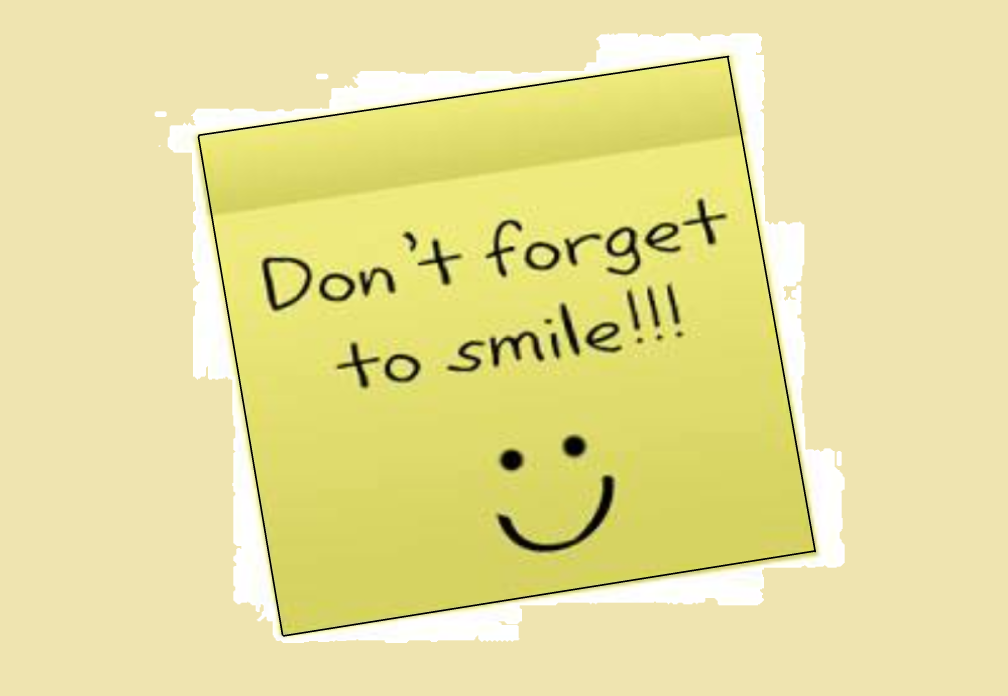
#> input picture Lab5/img_5.png, 3024 x 2088 px (shown at 1/3 size)
$ python super_duper_hard_task.py
#> lines starting #> are read from the running program, lines starting #| are printed output that depends on the picture; after the words box and inside, x2 and y2 are one past the last pixel; in counts of white or black regions, pixels touching at a corner belong together
import numpy as np
import cv2
import imutils


def order_points(pts):
    # Initialize the coordinates of the 4 vertices of the rectangle
    rect = np.zeros((4, 2), dtype='float32')
    # Coordinate point summation x+y
    s = pts.sum(axis=1)
    # np.argmin(s) returns the serial number of the minimum value in s
    rect[0] = pts[np.argmin(s)]
    rect[2] = pts[np.argmax(s)]
    # diff is the next element minus the previous element y-x
    diff = np.diff(pts, axis=1)
    rect[1] = pts[np.argmin(diff)]
    rect[3] = pts[np.argmax(diff)]
    # Return the 4 coordinate points of the rectangle in order
    return rect


def perTran(image, pts):
    rect = order_points(pts)
    tl, tr, br, bl = rect
    # Calculate width
    widthA = np.sqrt(((br[0] - bl[0]) ** 2) + ((br[1] - bl[1]) ** 2))
    widthB = np.sqrt(((tr[0] - tl[0]) ** 2) + ((tr[1] - tl[1]) ** 2))
    maxWidth = max(int(widthA), int(widthB))
    # Calculate the height
    heightA = np.sqrt(((tr[0] - br[0]) ** 2) + ((tr[1] - br[1]) ** 2))
    heightB = np.sqrt(((tl[0] - bl[0]) ** 2) + ((tl[1] - bl[1]) ** 2))
    maxHeight = max(int(heightA), int(heightB))
    # Define the size of the new image after transformation
    dst = np.array([[7, 0], [maxWidth - 1, 0], [maxWidth - 1, maxHeight - 1],
                    [0, maxHeight - 1]], dtype='float32')
    # Transformation matrix
    M = cv2.getPerspectiveTransform(rect, dst)
    # Perspective transformation
    warped = cv2.warpPerspective(image, M, (maxWidth, maxHeight))
    return warped


def main():
    image = cv2.imread('img_5.png')
#> image is the input picture: shape (2088, 3024, 3); mean B, G, R 153.6, 223.2, 230.5
    output = image.copy()
    # Convert to grayscale imag
    gray = cv2.cvtColor(image, cv2.COLOR_BGR2GRAY)
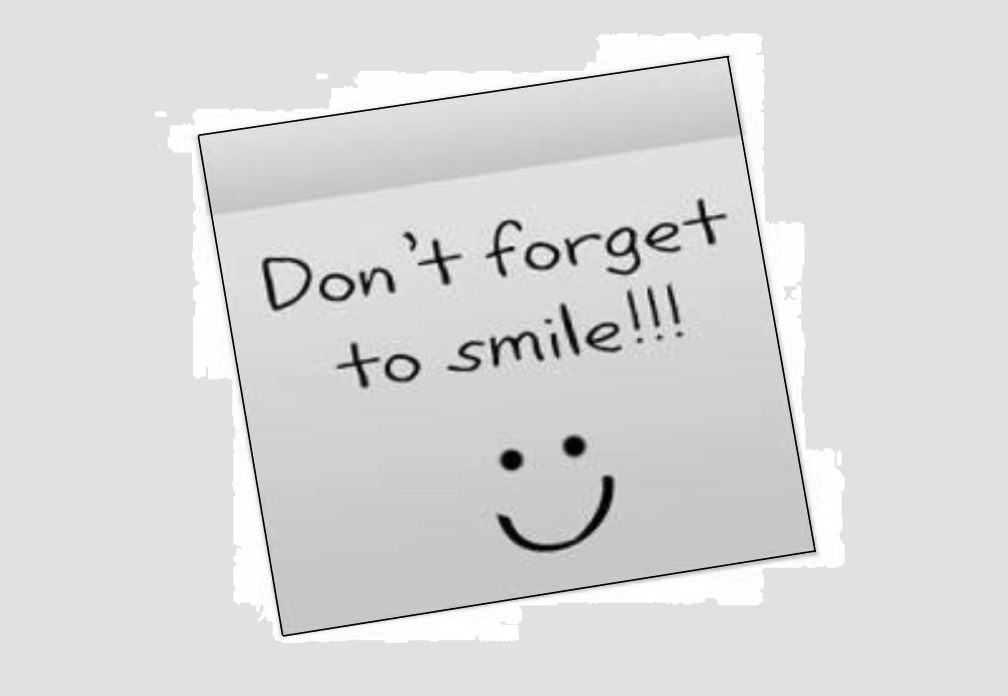
#> gray: shape (2088, 3024) (shown at 1/3 size); min 0, max 255, mean 217.3
    # Bilateral filter can achieve smooth denoising and at the same time preserve edges well
    gray = cv2.bilateralFilter(gray, 11, 17, 17)
    # Detect edges
    edged = cv2.Canny(gray, 30, 200)
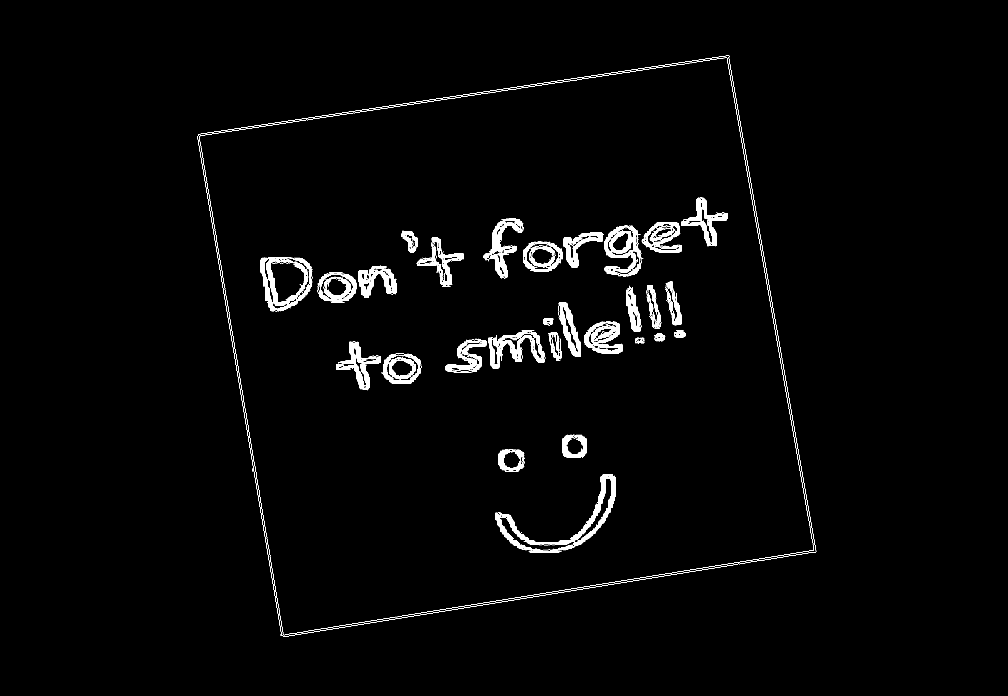
#> edged: shape (2088, 3024) (shown at 1/3 size); 1.2% white in thin lines or dots, all inside (x1, y1, x2, y2) = (592, 166, 2449, 1911)
    # cv2.imshow('Canny', edged)
    # Find contour
    cnts = cv2.findContours(edged.copy(), cv2.RETR_TREE,
                            cv2.CHAIN_APPROX_SIMPLE)
#> cnts = 7806 contours, 7126 with area under 20; largest, box (x1, y1, x2, y2) and area: (592, 166, 2449, 1911) 2458352, (592, 166, 2449, 1911) 2458347, (597, 172, 2442, 1906) 2424698, (597, 172, 2442, 1906) 2424696, (781, 773, 937, 934) 19136
    cnts = imutils.grab_contours(cnts)
    # Get the top 3 largest contours
    cnts = sorted(cnts, key=cv2.contourArea, reverse=True)[:3]
#> cnts = 3 contours; box (x1, y1, x2, y2) and area: (592, 166, 2449, 1911) 2458352, (592, 166, 2449, 1911) 2458347, (597, 172, 2442, 1906) 2424698

    screenCnt = None
    for c in cnts:
        # Contour circumference
        peri = cv2.arcLength(c, True)
        print('arcLength : {:.3f}'.format(peri))
        # The main function of # approxPolyDP is to polyline a continuous smooth curve and perform polygon fitting on the contour points of the image.
        # Approximate contour polygonal curve, approximation accuracy is 1.5% of contour circumference
        approx = cv2.approxPolyDP(c, 0.015 * peri, True)
        # The rectangular border has 4 points, and the others are eliminated
        if len(approx) == 4:
            screenCnt = approx
            break
#> this loop made 1 pass
#> (peri, screenCnt) on pass 1: (6664.5, [[2187, 167], [595, 403], [842, 1906], [2447, 1656]])
#| arcLength : 6664.522
    # Draw outline rectangle border
    cv2.drawContours(image, [screenCnt], -1, (0, 0, 255), 77)
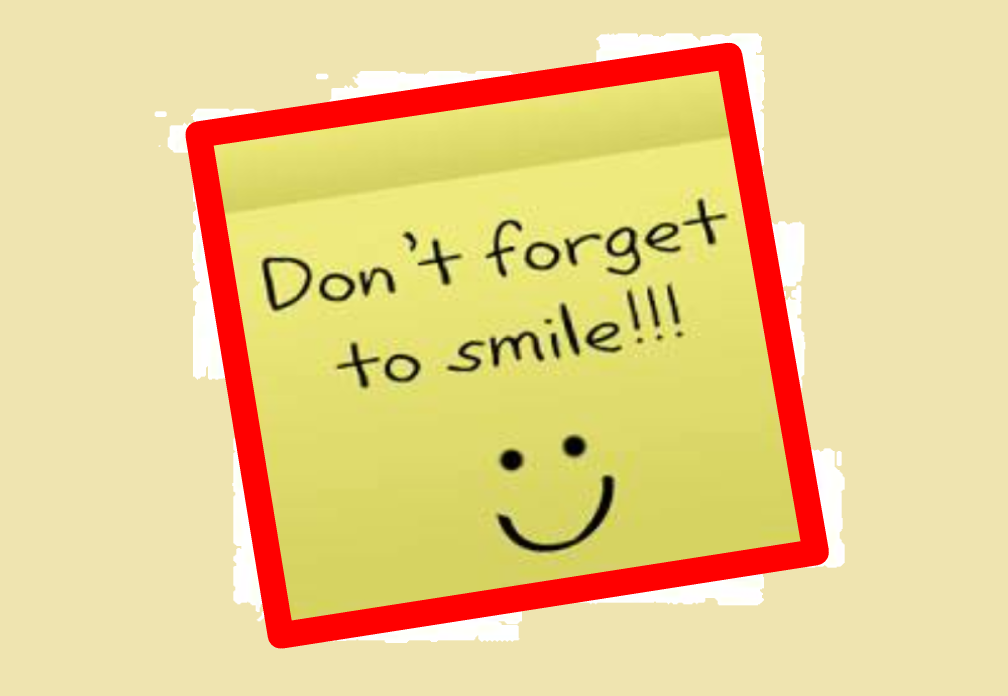
#> image: shape (2088, 3024, 3) (shown at 1/3 size); mean B, G, R 141, 205.9, 233
    # Adjust to x,y coordinate point matrix
    pts = screenCnt.reshape(4, 2)
#> pts = [[2187, 167], [595, 403], [842, 1906], [2447, 1656]]
    # print('screenCnt.reshape:\n{}'.format(pts))
    # Perspective transformation
    warped = perTran(output, pts)
#> in order_points, `s = pts.sum(axis=1)`: s = [2354, 998, 2748, 4103]
#> in order_points, `diff = np.diff(pts, axis=1)`: diff = [-2020, -192, 1064, -791]
#> in perTran, `rect = order_points(pts)`: rect = [[595, 403], [2187, 167], [2447, 1656], [842, 1906]]
#> in perTran, `tl, tr, br, bl = rect`: tl = [595, 403]; tr = [2187, 167]; br = [2447, 1656]; bl = [842, 1906]
#> in perTran, `widthA = np.sqrt(((br[0] - bl[0]) ** 2) + ((br[1] - bl[1]) ** 2))`: widthA = 1624.4
#> in perTran, `widthB = np.sqrt(((tr[0] - tl[0]) ** 2) + ((tr[1] - tl[1]) ** 2))`: widthB = 1609.4
#> in perTran, `maxWidth = max(int(widthA), int(widthB))`: maxWidth = 1624
#> in perTran, `heightA = np.sqrt(((tr[0] - br[0]) ** 2) + ((tr[1] - br[1]) ** 2))`: heightA = 1511.5
#> in perTran, `heightB = np.sqrt(((tl[0] - bl[0]) ** 2) + ((tl[1] - bl[1]) ** 2))`: heightB = 1523.2
#> in perTran, `maxHeight = max(int(heightA), int(heightB))`: maxHeight = 1523
#> in perTran, `dst = np.array([[7, 0], [maxWidth - 1, 0], [maxWidth - 1, maxHeight - ..`: dst = [[7, 0], [1623, 0], [1623, 1522], [0, 1522]]
#> in perTran, `M = cv2.getPerspectiveTransform(rect, dst)`: M = [[0.982, -0.166, -510.2], [0.147, 0.993, -487.6], [-4.27e-06, 4.09e-06, 1]]
#> in perTran, `warped = cv2.warpPerspective(image, M, (maxWidth, maxHeight))`:
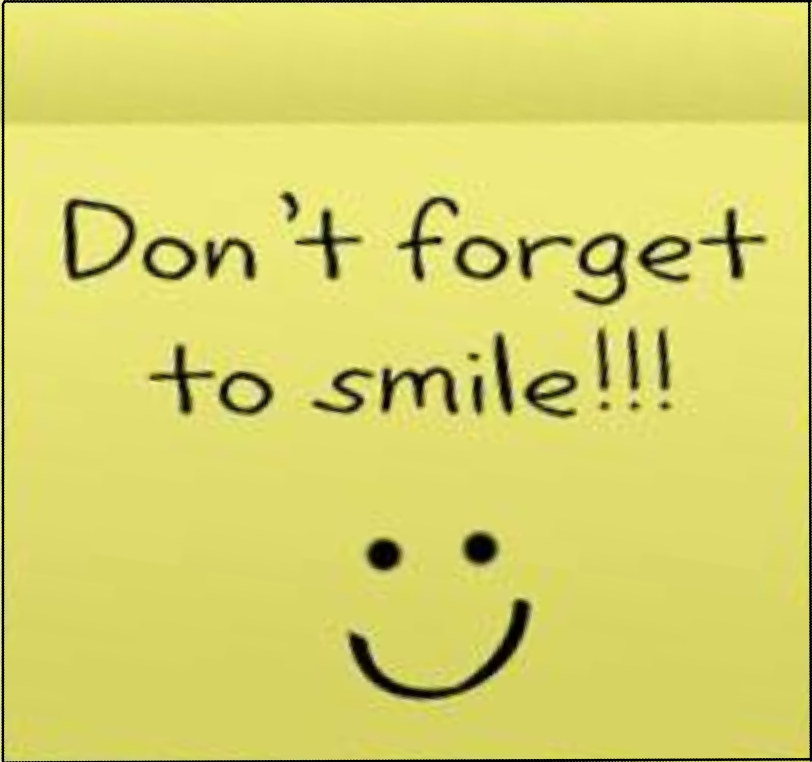
#> warped: shape (1523, 1624, 3) (shown at 1/2 size); mean B, G, R 107.3, 211.7, 215.2
    image = cv2.resize(image, dsize=(1500, 700),
                       interpolation=cv2.INTER_CUBIC)
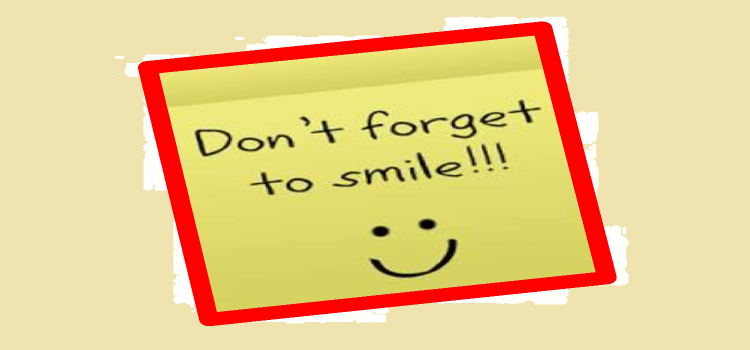
#> image: shape (700, 1500, 3) (shown at 1/2 size); mean B, G, R 141.1, 205.9, 233
    output = cv2.resize(output, dsize=(1500, 700),
                        interpolation=cv2.INTER_CUBIC)
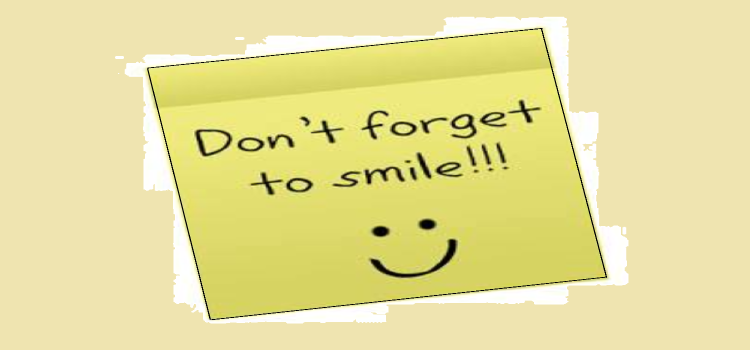
#> output: shape (700, 1500, 3) (shown at 1/2 size); mean B, G, R 153.6, 223.2, 230.5
    warped = cv2.resize(warped, dsize=(1500, 700),
                        interpolation=cv2.INTER_CUBIC)
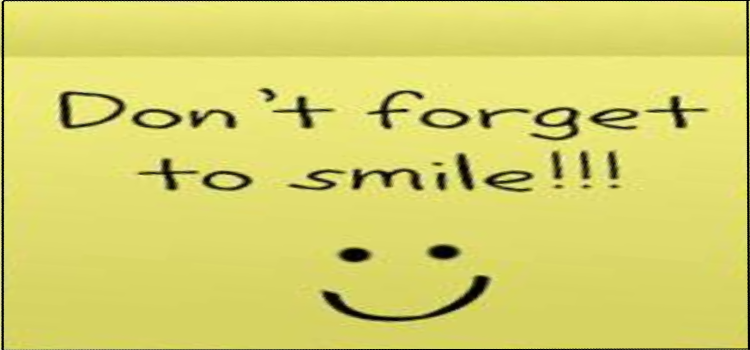
#> warped: shape (700, 1500, 3) (shown at 1/2 size); mean B, G, R 107.3, 211.7, 215.2
    cv2.imshow('warped', warped)
    cv2.imshow('image', image)
    cv2.imshow('output', output)
    cv2.waitKey(0)
    cv2.destroyAllWindows()


if __name__ == "__main__":
    main()
